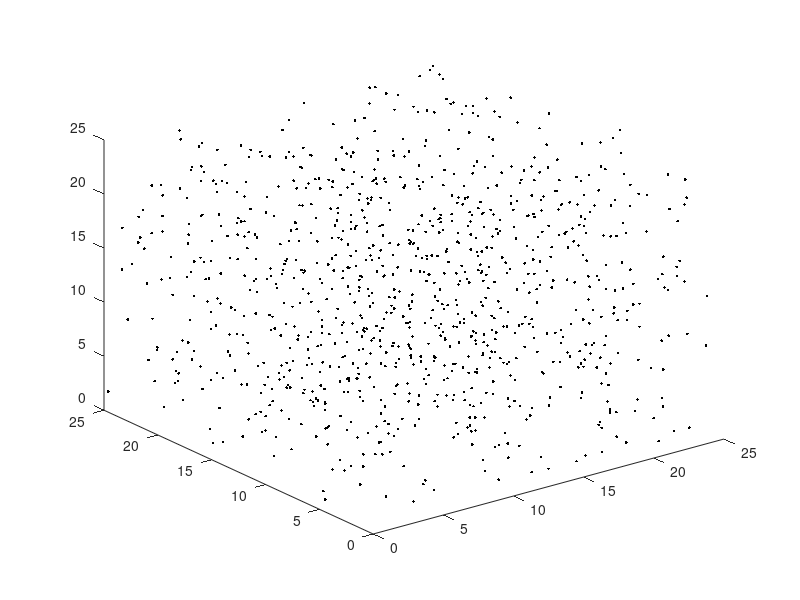

Write MATLAB code to recreate this figure.
clear 
%Problem 1a generates a set of numbers within a box

%initalizing variables
N=1000; L=25;

%Building the random points
pts=rand(N,3);
pts=pts*L;

%Seperating the points into their x, y, and z components
x=pts(:,1); y=pts(:,2); z=pts(:,3);

%Plot of the points
plot3(x,y,z,'k.')
